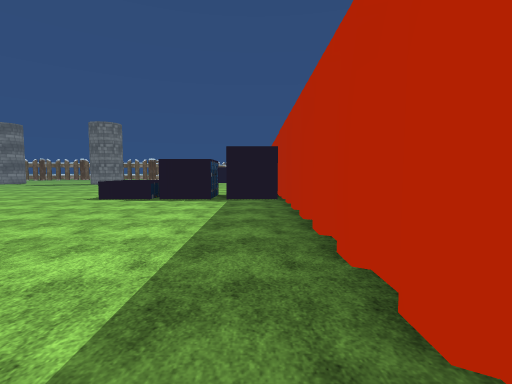
[1] (above)

16 first-person views from a walk through a 3-D level made in the Unity game engine. The camera is 1.5 m above the floor, tilts 4° down and sees 85° across. The floor is counted in squares, 2 m on a side. Each view is taken from the middle of a square. On the plan, view 1 faces up. The plan holds only what a view shows up to about 10 squares ahead; the rest is blank. The place goes on beyond the plan. The terrain is drawn as flat ground. Door leaves are left out, so doorways stand open. Some surface patterns are stand-ins.

[2]
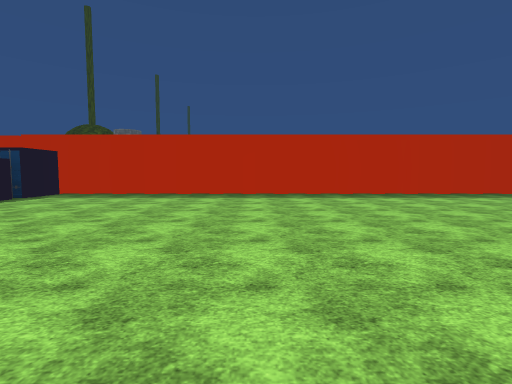

[3]
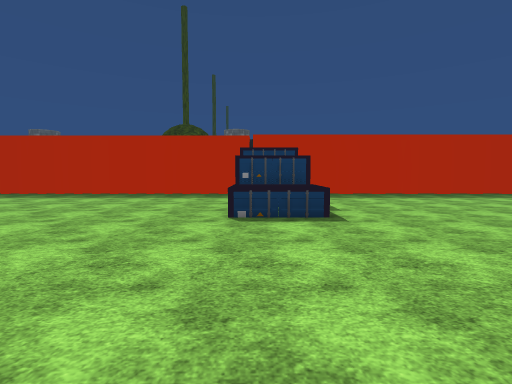

[4]
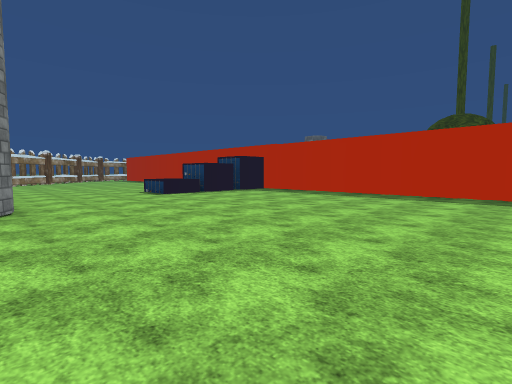

[5]
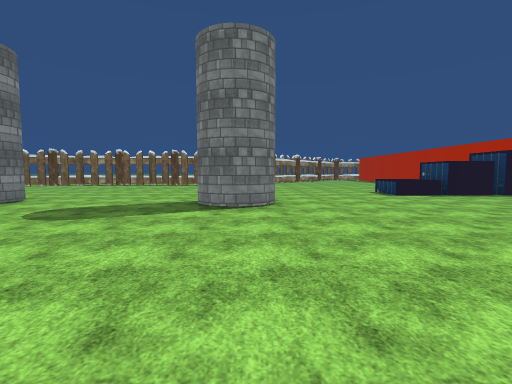

[6]
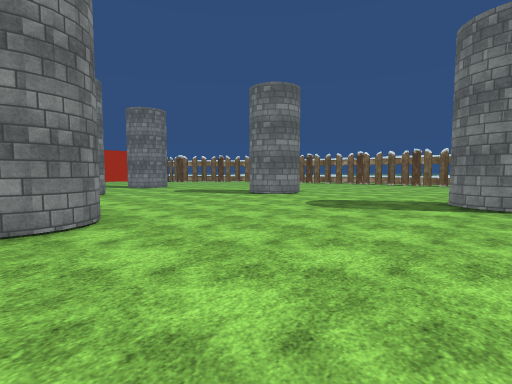

[7]
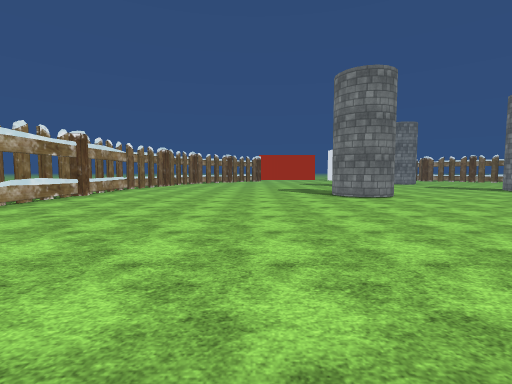

[8]
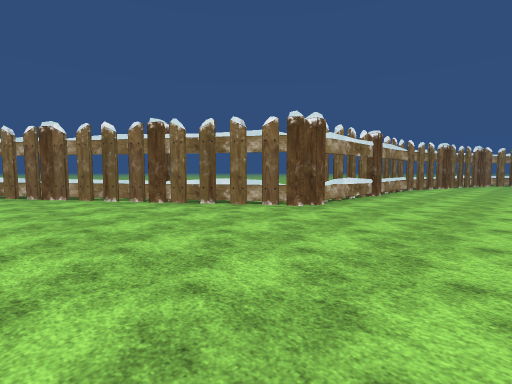

[9]
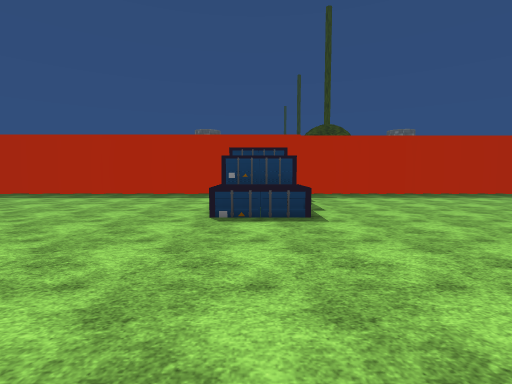

[10]
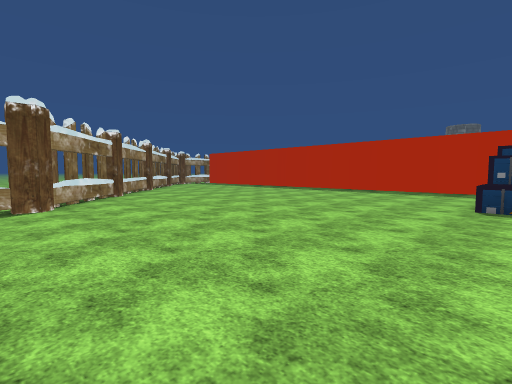

[11]
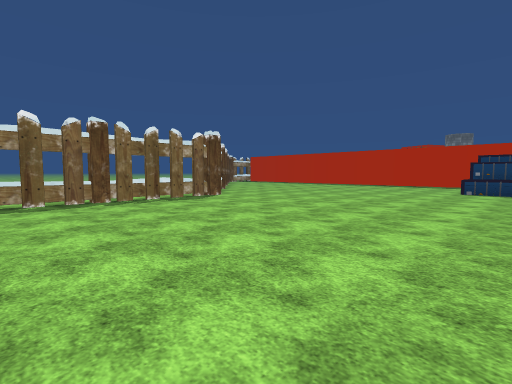

[12]
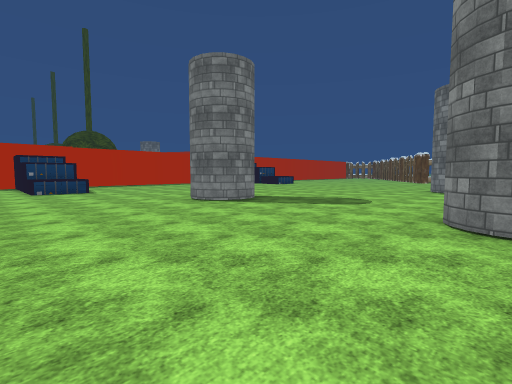

[13]
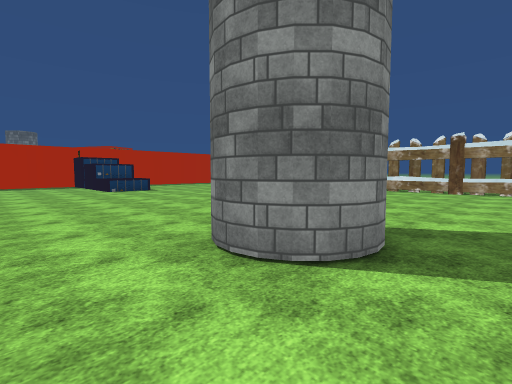

[14]
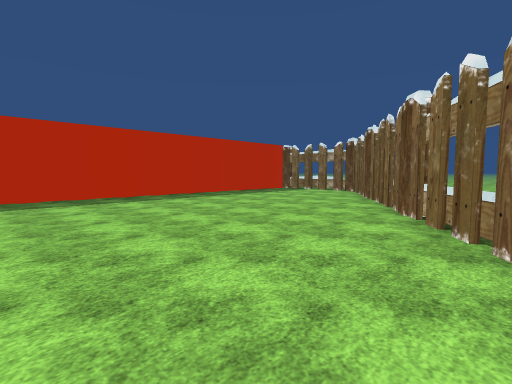

[15]
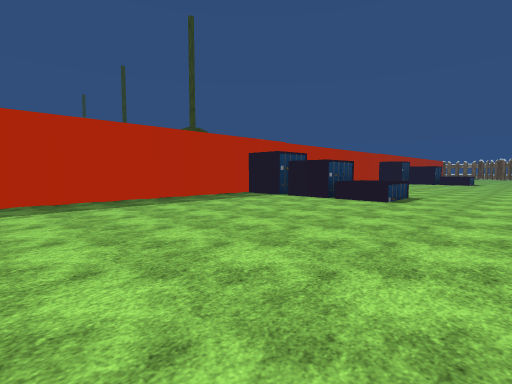

[16]
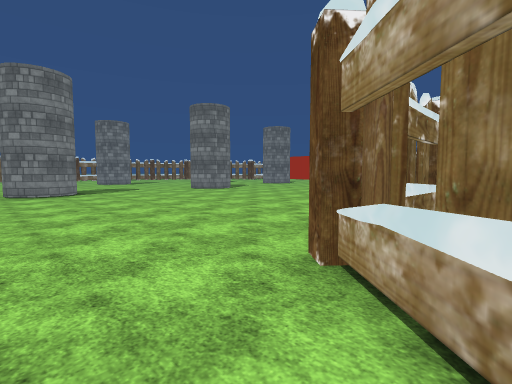

### Floor plan
Points are (right, up) in squares from view 1. A wall is a line through its corners. A room is listed if a view was taken in it or the views show most of it. See-through windows are left out.
Room 1 (views 1, 2, 3, 4, 5, 6, 7, 8, 9, 10, 11, 12, 13, 14, 15, 16)
walls: (-9.7, 16.9) (-10.1, 17.1); (-8.6, 18.2) (-8.5, 17.5) (-9, 17); (-13.1, 10.3) (-13.3, 9.9) (-13.6, 9.6); (-13.9, 11.4) (-13.4, 11.2); (-15, 10.7) (-14.8, 11) (-14.6, 11.3); (0.8, 8.9) (0.8, 19.6); (-15.3, 18.6) (-15, 18.2); (0.8, 22) (0.8, 29.5); (-15.5, 1.3) (-10.2, 1.3) (-4.4, -7.4); (-8.6, 29.5) (-10.3, 27.6) (-15.8, 27.6); (0.8, -7.5) (0.8, 8.2)
objects: other object (-4, 8) to (-3, 9); other object (-4, 20) to (-3, 21); other object (-2, 8) to (-2, 9); other object (-2, 20); other object (-1, 8) to (0, 9); other object (-1, 20) to (0, 21)

Where each view was taken, in squares from view 1:
view 1: 0 up, 0 right, facing up
view 2: 1 up, 9 left, facing right
view 3: 9 up, 9 left, facing right
view 4: 11 up, 9 left, facing up-right
view 5: 11 up, 9 left, facing up
view 6: 10 up, 9 left, facing up-left
view 7: 7 up, 5 left, facing left
view 8: 5 up, 5 left, facing down-left
view 9: 21 up, 9 left, facing right
view 10: 21 up, 11 left, facing up-right
view 11: 20 up, 16 left, facing up-right
view 12: 23 up, 16 left, facing down-right
view 13: 13 up, 16 left, facing down-right
view 14: 1 up, 8 left, facing down-right
view 15: 29 up, 7 left, facing down-right
view 16: 29 up, 8 left, facing down-left
